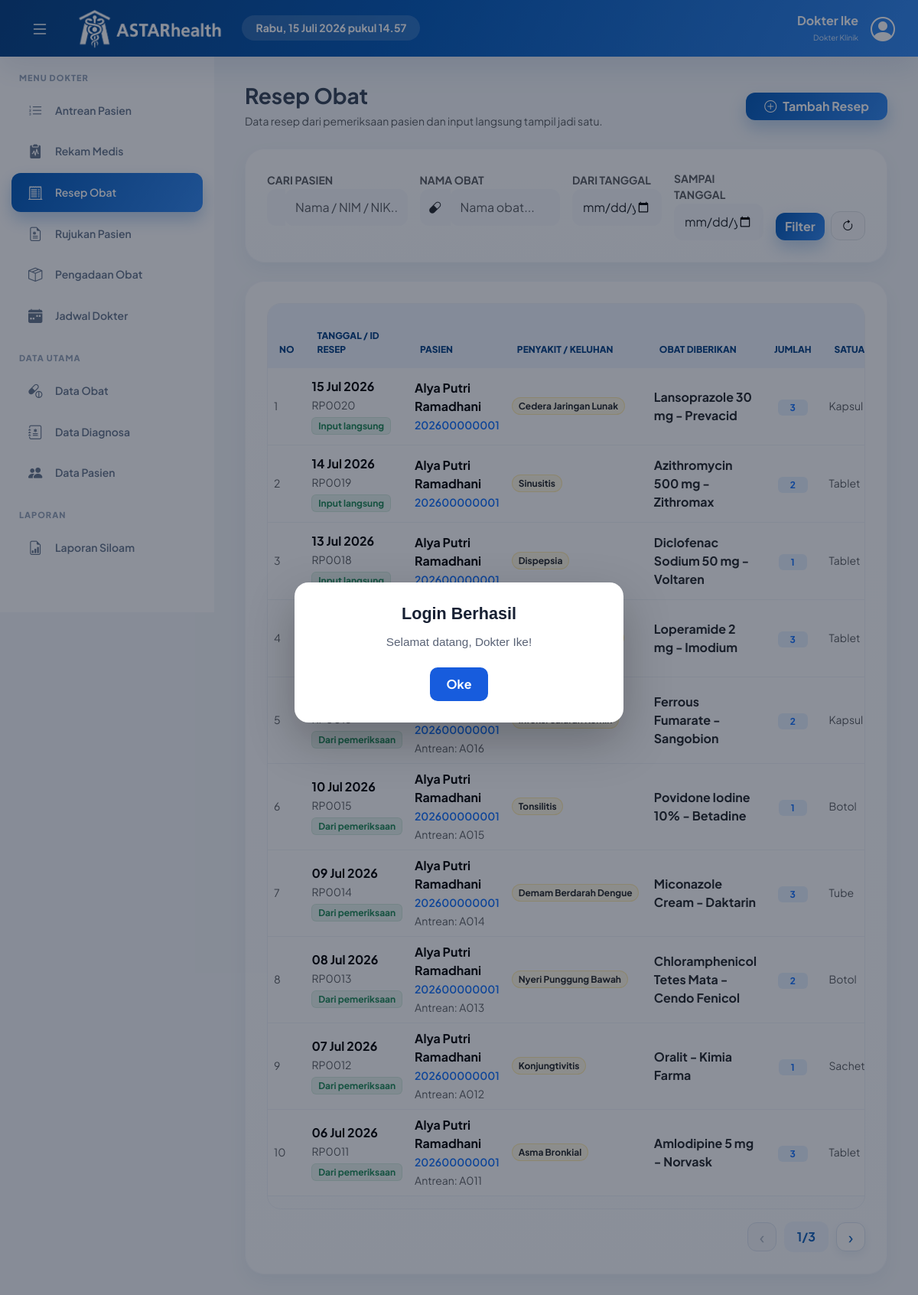
Page /dokter/index.php?page=resep_obat (signed in) on the committed database.
### tables this page shows
CREATE TABLE `resep_dokter` (
  `id_resep` varchar(6) NOT NULL,
  `id_pasien` varchar(20) DEFAULT NULL,
  `tanggal_resep` datetime NOT NULL DEFAULT current_timestamp(),
  `id_rekam_medis` varchar(6) DEFAULT NULL,
  `id_obat` varchar(6) DEFAULT NULL,
  `jumlah_keluar` int(11) DEFAULT 0,
  `catatan_obat` text DEFAULT NULL
);

CREATE TABLE `obatm` (
  `id_obat` varchar(6) NOT NULL,
  `nama_obat` varchar(150) NOT NULL,
  `stok_sekarang` int(11) NOT NULL DEFAULT 0,
  `stok_minimum` int(11) NOT NULL DEFAULT 10,
  `stok_target` int(11) NOT NULL DEFAULT 100,
  `satuan` enum('Tablet','Kapsul','Botol','Strip','Ampul','Sachet','Tube') NOT NULL,
  `harga_per_pcs` decimal(18,2) NOT NULL DEFAULT 0.00
);

CREATE TABLE `rekam_medis` (
  `id_rekam_medis` varchar(6) NOT NULL,
  `id_pasien` varchar(6) DEFAULT NULL,
  `id_staff` varchar(6) DEFAULT NULL,
  `id_diagnosa` varchar(6) DEFAULT NULL,
  `no_antrian` varchar(10) NOT NULL,
  `tgl_kunjungan` date DEFAULT NULL,
  `waktu_booking` time DEFAULT NULL,
  `keluhan` text DEFAULT NULL,
  `hasil_pemeriksaan` text DEFAULT NULL,
  `status` enum('Menunggu','Darurat','Diproses','Selesai','Batal') NOT NULL DEFAULT 'Menunggu',
  `jenis_antrean` enum('Langsung','Jadwal') NOT NULL DEFAULT 'Langsung'
);

### dokter/pages/transaksi/resep_obat.php (the view, shortened to what this page needs)
<?php
$kolomTanggalResepSiap = ensureResepDokterTanggalColumn($conn);
$tanggalResepLangsungSql = $kolomTanggalResepSiap
    ? "DATE(rd.tanggal_resep)"
    : "CURDATE()";
$tanggalResepUrutSql = "COALESCE(rm.tgl_kunjungan, $tanggalResepLangsungSql)";
?>
<div class="d-flex flex-wrap justify-content-between align-items-center gap-3 mb-4">
    <div>
        <h3 class="fw-bold mb-1">Resep Obat</h3>
        <small class="text-muted">Data resep dari pemeriksaan pasien dan input langsung tampil jadi satu.</small>
    </div>
    <div class="d-flex gap-2 no-print">
        <button class="btn btn-primary fw-bold px-4" data-bs-toggle="modal" data-bs-target="#modalTambahResepObat"><i class="bi bi-plus-circle me-2"></i>Tambah Resep</button>
    </div>
</div>
<div class="data-container mb-4">
    <form method="GET" class="row g-3">
        <div class="col-md-3">
            <label class="small fw-bold text-muted text-uppercase">Cari Pasien</label>
            <div class="input-group">
                <span class="input-group-text border-0 bg-light"><i class="bi bi-person-search"></i></span>
                <input type="text" name="search_pasien" class="form-control border-0 bg-light" placeholder="Nama / NIM / NIK..." value="<?= e($_GET["search_pasien"] ?? "") ?>">
            </div>
        </div>
        <div class="col-md-3">
            <label class="small fw-bold text-muted text-uppercase">Nama Obat</label>
            <div class="input-group">
                <span class="input-group-text border-0 bg-light"><i class="bi bi-capsule"></i></span>
                <input type="text" name="search_obat" class="form-control border-0 bg-light" placeholder="Nama obat..." value="<?= e($_GET["search_obat"] ?? "") ?>">
            </div>
        </div>
        <div class="col-md-2">
            <label class="small fw-bold text-muted text-uppercase">Dari Tanggal</label>
            <input type="date" name="tgl_mulai" id="resep_tgl_mulai" class="form-control border-0 bg-light" value="<?= e($_GET["tgl_mulai"] ?? "") ?>">
        </div>
        <div class="col-md-2">
            <label class="small fw-bold text-muted text-uppercase">Sampai Tanggal</label>
            <input type="date" name="tgl_akhir" id="resep_tgl_akhir" class="form-control border-0 bg-light" value="<?= e($_GET["tgl_akhir"] ?? "") ?>">
        </div>
        <div class="col-md-2 d-flex align-items-end gap-2">
            <button type="submit" class="btn btn-primary w-100 fw-bold">Filter</button>
            <a href="?page=resep_obat" class="btn btn-light border w-100 fw-bold"><i class="bi bi-arrow-clockwise"></i></a>
        </div>
    </form>
</div>
<div class="data-container" id="printResepHistory">
    <div class="table-responsive">
        <table class="table table-hover align-middle">
            <thead>
                <tr>
                    <th>No</th>
                    <th>Tanggal / ID Resep</th>
                    <th>Pasien</th>
                    <th>Penyakit / Keluhan</th>
                    <th>Obat Diberikan</th>
                    <th class="text-center">Jumlah</th>
                    <th>Satuan</th>
                </tr>
            </thead>
            <tbody>
                <?php
                $noRsp = 1;
                $where_resep = ["1=1"];
                $sql_where = implode(" AND ", $where_resep);
                $sqlJoinResep = "
                    FROM resep_dokter rd
                    LEFT JOIN rekam_medis rm ON rd.id_rekam_medis = rm.id_rekam_medis
                    LEFT JOIN pasienm p_rm ON rm.id_pasien = p_rm.id_pasien
                    LEFT JOIN pasienm p_direct ON rd.id_pasien = p_direct.id_pasien
                    LEFT JOIN diagnosam d ON rm.id_diagnosa = d.id_diagnosa
                    LEFT JOIN (
                        SELECT
                            rdg.id_resep,
                            GROUP_CONCAT(
                                DISTINCT dg.nama_penyakit
                                ORDER BY dg.nama_penyakit
                                SEPARATOR '||'
                            ) AS daftar_penyakit
                        FROM resep_diagnosa rdg
                        JOIN diagnosam dg ON rdg.id_diagnosa = dg.id_diagnosa
                        GROUP BY rdg.id_resep
                    ) d_direct ON rd.id_resep = d_direct.id_resep
                    LEFT JOIN obatm o ON rd.id_obat = o.id_obat
                ";
                $qResep = mysqli_query($conn, "
                    SELECT
                        rd.id_resep,
                        rd.id_rekam_medis,
                        rd.id_pasien AS id_pasien_langsung,
                        rd.id_obat,
                        rd.jumlah_keluar,
                        rd.catatan_obat,
                        rm.no_antrian,
                        rm.tgl_kunjungan,
                        $tanggalResepLangsungSql AS tanggal_resep_langsung,
                        $tanggalResepUrutSql AS tanggal_resep_tampil,
                        rm.hasil_pemeriksaan,
                        COALESCE(d_direct.daftar_penyakit, d.nama_penyakit) AS daftar_penyakit,
                        COALESCE(p_direct.nama_pasien, p_rm.nama_pasien) AS nama_pasien,
                        COALESCE(p_direct.no_identitas, p_rm.no_identitas) AS no_identitas,
                        o.nama_obat,
                        o.satuan
                    $sqlJoinResep
                    WHERE $sql_where
                    ORDER BY
                        $tanggalResepUrutSql DESC,
                        rd.id_resep DESC
                ");
                if ($qResep) {
                    while ($r = mysqli_fetch_assoc($qResep)) {
                ?>
                <tr>
                    <td class="text-muted small"><?= $noRsp++ ?></td>
                    <td>
                        <?php
                        $tanggalResepTampil = $r["tanggal_resep_tampil"] ?? null;
                        $sumberResep = !empty($r["tgl_kunjungan"])
                            ? "Dari pemeriksaan"
                            : "Input langsung";
                        ?>
                        <div class="fw-bold">
                            <?= $tanggalResepTampil
                                ? date("d M Y", strtotime($tanggalResepTampil))
                                : "-" ?>
                        </div>
                        <small class="text-muted"><?= e($r["id_resep"]) ?></small>
                        <br><span class="badge bg-success bg-opacity-10 text-success border border-success border-opacity-10 mt-1"><?= e($sumberResep) ?></span>
                    </td>
                    <td>
                        <?php
                        $namaPasienResep = trim((string) ($r["nama_pasien"] ?? ""));
                        $identitasPasienResep = trim((string) ($r["no_identitas"] ?? ""));
                        ?>
                        <div class="fw-bold"><?= e($namaPasienResep !== "" ? $namaPasienResep : "-") ?></div>
                        <small class="text-primary fw-600"><?= e($identitasPasienResep !== "" ? $identitasPasienResep : "-") ?></small>
                        <?php if (!empty($r["no_antrian"])) { ?>
                            <br><small class="text-muted">Antrean: <?= e($r["no_antrian"]) ?></small>
                        <?php } ?>
                    </td>
                    <td>
                        <?php
                        $daftarPenyakit = array_values(array_filter(
                            explode("||", (string) ($r["daftar_penyakit"] ?? "")),
                            fn($nama) => trim($nama) !== "",
                        ));
                        ?>
                        <?php if (empty($daftarPenyakit)) { ?>
                            <span class="text-muted small">-</span>
                        <?php } else { ?>
                            <div class="d-flex flex-wrap gap-1" style="min-width: 170px;">
                                <?php foreach ($daftarPenyakit as $namaPenyakit) { ?>
                                    <span class="badge rounded-pill bg-warning bg-opacity-10 text-dark border border-warning border-opacity-25">
                                        <?= e(trim($namaPenyakit)) ?>
                                    </span>
                                <?php } ?>
                            </div>
                        <?php } ?>
                    </td>
                    <td class="fw-bold text-dark"><?= e($r["nama_obat"] ?? "-") ?></td>
                    <td class="text-center">
                        <span class="badge bg-primary bg-opacity-10 text-primary px-3"><?= e($r["jumlah_keluar"] ?? 0) ?></span>
                    </td>
                    <td class="small text-muted"><?= e($r["satuan"] ?? "-") ?></td>
                </tr>
                <?php
                    }
                }
                ?>
            </tbody>
        </table>
    </div>
</div>

### rows in the picture
resep_dokter: tanggalResepTampil "15 Jul 2026", id_resep "RP0020", sumberResep "Input langsung", namaPasienResep "Alya Putri Ramadhani", identitasPasienResep "202600000001", namaPenyakit "Cedera Jaringan Lunak", id_obat.nama_obat "Lansoprazole 30 mg - Prevacid", jumlah_keluar "3", id_obat.satuan "Kapsul"
resep_dokter: tanggalResepTampil "14 Jul 2026", id_resep "RP0019", sumberResep "Input langsung", namaPasienResep "Alya Putri Ramadhani", identitasPasienResep "202600000001", namaPenyakit "Sinusitis", id_obat.nama_obat "Azithromycin 500 mg - Zithromax", jumlah_keluar "2", id_obat.satuan "Tablet"
resep_dokter: tanggalResepTampil "13 Jul 2026", id_resep "RP0018", sumberResep "Input langsung", namaPasienResep "Alya Putri Ramadhani", identitasPasienResep "202600000001", namaPenyakit "Dispepsia", id_obat.nama_obat "Diclofenac Sodium 50 mg - Voltaren", jumlah_keluar "1", id_obat.satuan "Tablet"
resep_dokter: id_obat.nama_obat "Loperamide 2 mg - Imodium", jumlah_keluar "3", id_obat.satuan "Tablet"
resep_dokter: id_rekam_medis.tgl_kunjungan "Dari pemeriksaan", identitasPasienResep "202600000001", id_rekam_medis.no_antrian "A016", id_obat.nama_obat "Ferrous Fumarate - Sangobion", jumlah_keluar "2", id_obat.satuan "Kapsul"
resep_dokter: tanggalResepTampil "10 Jul 2026", id_resep "RP0015", id_rekam_medis.tgl_kunjungan "Dari pemeriksaan", namaPasienResep "Alya Putri Ramadhani", identitasPasienResep "202600000001", id_rekam_medis.no_antrian "A015", namaPenyakit "Tonsilitis", id_obat.nama_obat "Povidone Iodine 10% - Betadine", jumlah_keluar "1", id_obat.satuan "Botol"
resep_dokter: tanggalResepTampil "09 Jul 2026", id_resep "RP0014", id_rekam_medis.tgl_kunjungan "Dari pemeriksaan", namaPasienResep "Alya Putri Ramadhani", identitasPasienResep "202600000001", id_rekam_medis.no_antrian "A014", namaPenyakit "Demam Berdarah Dengue", id_obat.nama_obat "Miconazole Cream - Daktarin", jumlah_keluar "3", id_obat.satuan "Tube"
resep_dokter: tanggalResepTampil "08 Jul 2026", id_resep "RP0013", id_rekam_medis.tgl_kunjungan "Dari pemeriksaan", namaPasienResep "Alya Putri Ramadhani", identitasPasienResep "202600000001", id_rekam_medis.no_antrian "A013", namaPenyakit "Nyeri Punggung Bawah", id_obat.nama_obat "Chloramphenicol Tetes Mata - Cendo Fenicol", jumlah_keluar "2", id_obat.satuan "Botol"
resep_dokter: tanggalResepTampil "07 Jul 2026", id_resep "RP0012", id_rekam_medis.tgl_kunjungan "Dari pemeriksaan", namaPasienResep "Alya Putri Ramadhani", identitasPasienResep "202600000001", id_rekam_medis.no_antrian "A012", namaPenyakit "Konjungtivitis", id_obat.nama_obat "Oralit - Kimia Farma", jumlah_keluar "1", id_obat.satuan "Sachet"
resep_dokter: tanggalResepTampil "06 Jul 2026", id_resep "RP0011", id_rekam_medis.tgl_kunjungan "Dari pemeriksaan", namaPasienResep "Alya Putri Ramadhani", identitasPasienResep "202600000001", id_rekam_medis.no_antrian "A011", namaPenyakit "Asma Bronkial", id_obat.nama_obat "Amlodipine 5 mg - Norvask", jumlah_keluar "3", id_obat.satuan "Tablet"

### other values in the picture
$doctor_name "Dokter Ike"
